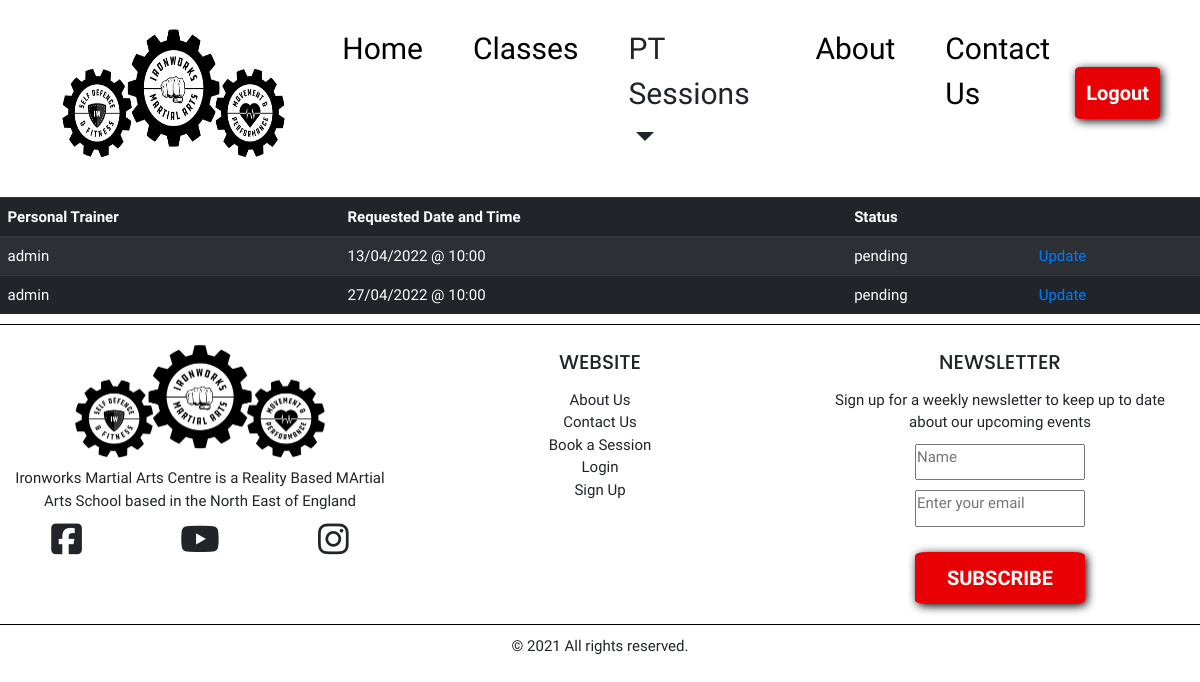
Page /ptbookings/booked_sessions (signed in) on the earlier database version.
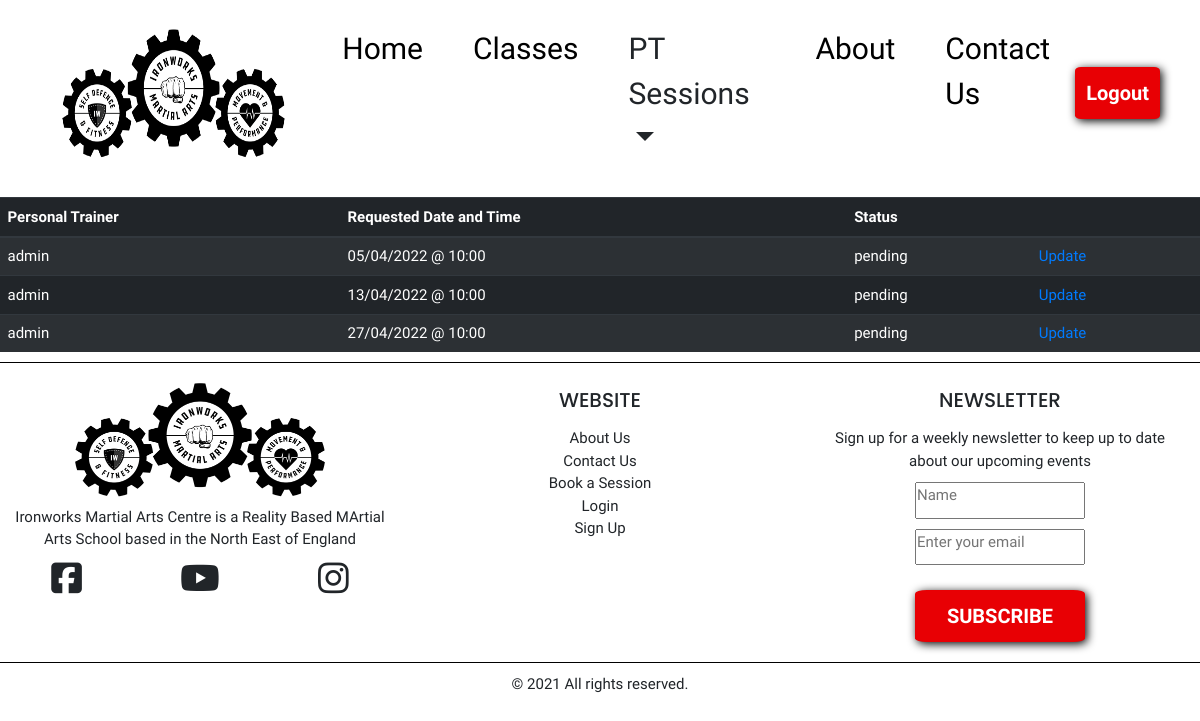
Same page on the later database version.
### pt_bookings/models.py (models this page shows, shortened)
class BookPTSession(models.Model):
    user = models.ForeignKey(
        User,
        null=True,
        on_delete=models.CASCADE
    )
    staff = models.CharField(max_length=15, choices=ptStaff, default='karen')
    requested_date = models.DateField()
    requested_time = models.CharField(
        max_length=10, choices=time_choices, default='10:00')
    status = models.CharField(
        max_length=10, choices=status_choices, default='pending')

### pt_bookings/views.py (the view)
# urls.py: path('booked_sessions', views.view_booked_sessions, name='booked_sessions'),
def view_booked_sessions(request):
    if request.user.is_authenticated:
        if request.user.is_superuser:
            booked_sessions = BookPTSession.objects.filter(staff=request.user).order_by('requested_date')
        else:
            booked_sessions = BookPTSession.objects.filter(user=request.user).order_by('requested_date')
        template = 'pt_bookings/booked_sessions.html'
        context = {
            'sessions': booked_sessions
        }
        return render(request, template, context)

### pt_bookings/templates/pt_bookings/booked_sessions.html (shortened to what this page needs)
{% extends "base.html" %}
{% load static %}
{% block content %}
<div>
    <table class="table table-striped table-dark table-responsive-lg">
        {% if user.is_superuser %}
            <thead>
                <tr>
                    <th>Client</th>
                    <th>Requested Date and Time</th>
                    <th>Status</th>
                </tr>
            </thead>
            <tbody>
                {% for session in sessions %}
                <tr>
                    <td>{{ session.user }}</td>
                    <td>{{ session.requested_date }} @ {{ session.requested_time }}</td>
                    <td>{{ session.status }}</td>
                </tr>
                {% endfor %}
            </tbody>
        {% else %}
            <thead>
                <tr>
                    <th>Personal Trainer</th>
                    <th>Requested Date and Time</th>
                    <th>Status</th>
                    <th></th>
                </tr>
            </thead>
            <tbody>
                {% for session in sessions %}
                <tr>
                    <td>{{ session.staff }}</td>
                    <td>{{ session.requested_date }} @ {{ session.requested_time }}</td>
                    <td>{{ session.status }}</td>
                    <td><a href="{% url 'edit_booking' session.id %}">Update</a></td>
                </tr>
                {% endfor %}
            </tbody>
        {% endif %}
    </table>
</div>
{% endblock %}

Differences in the rows shown:
now on this page (row edited): BookPTSession: staff "admin", requested_date "05/04/2022", requested_time "10:00", status "pending"
